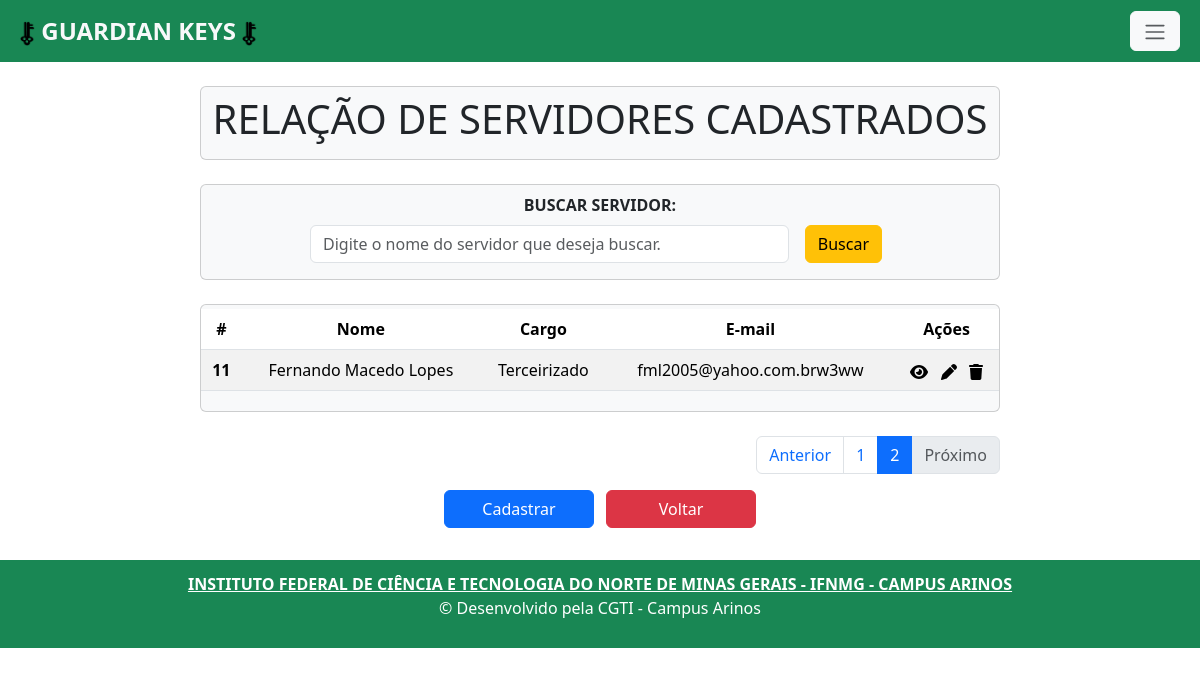
The page /servidor_index/?page=2 on the database as committed earlier.
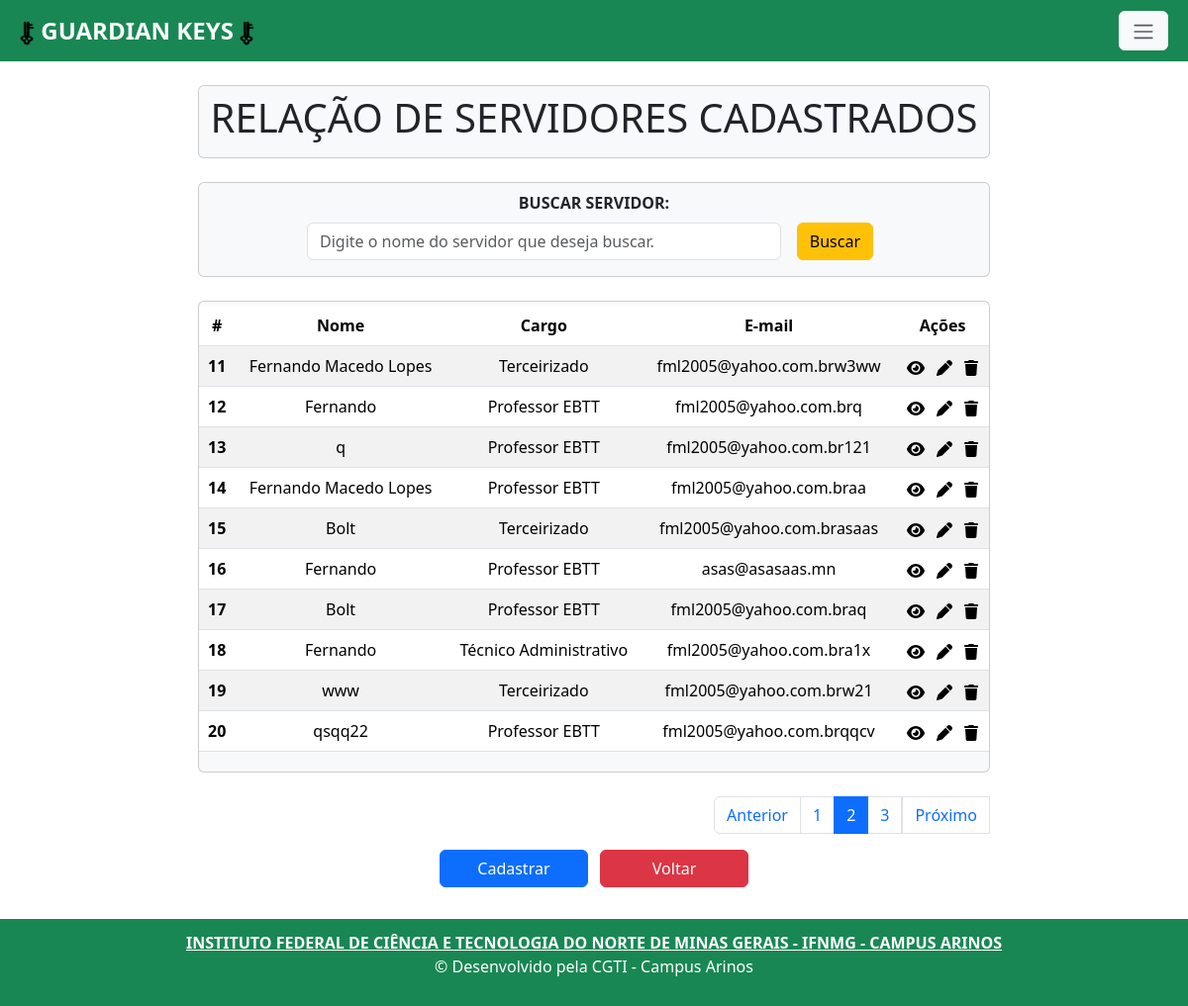
The same page on the database as committed later.
### app/models.py (models this page shows, shortened)
class Servidor(models.Model):
    nome = models.CharField(max_length=150)
    cargo = models.CharField(max_length=22, choices=CARGO)
    email = models.EmailField(max_length=150, unique=True)
    biometria = models.CharField(max_length=150, unique=True)

### app/views.py (the view)
# urls.py: path('servidor_index/', servidor_index, name='servidor_index'),
def servidor_index(request):
    data = {}
    search = request.GET.get('search')
    if search:
        data['db'] = Servidor.objects.filter(nome__icontains=search)
        paginators = Paginator (data['db'], 1000)
        page_num = request.GET.get('page')
        page = paginators.get_page(page_num)
    else:
        data['db'] = Servidor.objects.all()
        paginators = Paginator (data['db'], 10)
        page_num = request.GET.get('page')
        page = paginators.get_page(page_num)
    return render(request, 'servidor_index.html', {'page': page})

### app/templates/servidor_index.html (shortened to what this page needs)
{% extends 'base.html' %}
{% load static %}
{% block content%}
    <div class="col-8 m-auto pt-2 pb-2 text-center card rounded bg-light mb-4">
    <h1>RELAÇÃO DE SERVIDORES CADASTRADOS</h1>
    </div>
    <div class="col-8 m-auto pt-2 pb-2 text-center card rounded bg-light mb-4">
      <form  method="get" >
        <label for="inputBuscar" class="form-label" ></label><strong>BUSCAR SERVIDOR:</strong></label>
        <div class="d-flex justify-content-center align-items-center mt-2 mb-2">
          <input type="text" id="search" name="search" class="form-control me-3" style="width: 60%;" placeholder="Digite o nome do servidor que deseja buscar.">
          <button type="submit" class="btn btn-warning me-2">Buscar</button>
        </div>
      </form>
    </div>
    <div class="col-8 m-auto pt-1 pb-1 text-center card rounded bg-light mb-4">
      <table class="table table-striped">
          <thead class="thead-dark">
            <tr>
              <th scope="col">#</th>
              <th scope="col">Nome</th>
              <th scope="col">Cargo</th>
              <th scope="col">E-mail</th>
              <th scope="col">Ações</th>
            </tr>
          </thead>
          <tbody>
            {% for dbs in page.object_list %}
              <tr>
                <th scope="row">{{dbs.id}}</th>
                <td>{{dbs.nome}}</td>
                <td>{{dbs.cargo}}</td>
                <td>{{dbs.email}}</td>
                <td>
                  <a class="me-2" href="/servidor_view/{{dbs.id}}/"></a>
                  <a class="me-2" href="/servidor_edit/{{dbs.id}}/"></a>
                  <a onclick="return confirm('Deseja apagar este registro?');" href="/servidor_delete/{{dbs.id}}"></a>
                </td>
              </tr>
            {% endfor %}
          </tbody>
        </table>
    </div>
      <div class=" col-8  m-auto d-flex justify-content-end ">
          <div >
            <ul class="pagination">
              {% if page.has_previous %}
                <li class="page-item">
                  <a class="page-link" href="{% url 'servidor_index' %}?page={{page.previous_page_number}}">Anterior</a>
                </li>
              {% else %}
                <li class="page-item disabled">
                  <a class="page-link" href="#" tabindex="-1" aria-disabled="true">Anterior</a>
                </li>
              {% endif %}
              {% for pg in page.paginator.page_range %}
                {% if pg == 1 or pg == 2 or pg == 3 or pg == page.paginator.num_pages or page == page.paginator.num_pages|add:'-1' or page == page.paginator.num_pages|add:'-2'%}
                  {% if page.number == pg %}
                    <li class="page-item active"><a class="page-link" href="?page={{ pg }}">{{ pg }}</a></li>
                  {% else %}
                    <li class="page-item"><a class="page-link" href="?page={{ pg }}">{{ pg }}</a></li>
                  {% endif %}
                {% endif %}
              {% endfor %}
              {% if page.has_next %}
                <li class="page-item-active">
                  <a class="page-link" href="{% url 'servidor_index' %}?page={{page.next_page_number}}">Próximo</a>
                </li>
              {% else %}
                <li class="page-item disabled">
                  <a class="page-link" href="#" tabindex="-1" aria-disabled="true">Próximo</a>
                </li>
              {% endif %}
            </ul>
          </div>
        </div>
      <div class="col-8 m-auto  pb-2 text-center ">
         <a class="btn btn-primary me-2" style="width: 150px;" href="/servidor_form"> Cadastrar </a>
        <a class="btn btn-danger" style="width: 150px;" href="/"> Voltar </a>
      </div>
{% endblock %}

### app/templates/base.html (shortened to what this page needs)
{% load static %}
<!DOCTYPE html>
<html lang="pt-br">
<head>
    <link rel="stylesheet" href="https://cdn.jsdelivr.net/npm/bootstrap@5.3.2/dist/css/bootstrap.min.css">
</head>
<body>
    <nav class="navbar p-2 bg-success ">
        <div class="container-fluid  bg-success ">
          <a class="fs-4 navbar-brand text-light" href="/"><strong><img style="width: 15px;" src="{% static 'img/icone.png'%}" alt="icone"> GUARDIAN KEYS <img style="width: 15px;" src="{% static 'img/icone.png'%}" alt="icone"></strong> </a>
            <button class=" btn btn-light" type="button" data-bs-toggle="offcanvas" data-bs-target="#offcanvasNavbar" aria-controls="offcanvasNavbar" aria-label="Toggle navigation">
                <span class="navbar-toggler-icon "></span>
            </button>
        </div>
    </nav>
    <br>
    {% block content %}
    {% endblock %}
    <br>
<div class="p-2 bg-success">
    <footer class="bg-success text-center text-white">
    <div class="text-center p-1" >
        <a class="text-white" href=""><strong>INSTITUTO FEDERAL DE CIÊNCIA E TECNOLOGIA DO NORTE DE MINAS GERAIS - IFNMG - CAMPUS ARINOS</strong></a>
        <p>© Desenvolvido pela CGTI - Campus Arinos</p>
    </div>
    </footer>
</div>
</body>
</html>

Rows that differ between the two databases and show on the page:
added Servidor: id "12", nome "Fernando", cargo "Professor EBTT", email "fml2005@yahoo.com.brq"
added Servidor: id "13", nome "q", cargo "Professor EBTT", email "fml2005@yahoo.com.br121"
added Servidor: id "14", nome "Fernando Macedo Lopes", cargo "Professor EBTT", email "fml2005@yahoo.com.braa"
added Servidor: id "15", nome "Bolt", cargo "Terceirizado", email "fml2005@yahoo.com.brasaas"
added Servidor: id "16", nome "Fernando", cargo "Professor EBTT", email "asas@asasaas.mn"
added Servidor: id "17", nome "Bolt", cargo "Professor EBTT", email "fml2005@yahoo.com.braq"
added Servidor: id "18", nome "Fernando", cargo "Técnico Administrativo", email "fml2005@yahoo.com.bra1x"
added Servidor: id "19", nome "www", cargo "Terceirizado", email "fml2005@yahoo.com.brw21"
added Servidor: id "20", nome "qsqq22", cargo "Professor EBTT", email "fml2005@yahoo.com.brqqcv"
Other text that changed with them:
new list line: "3"
